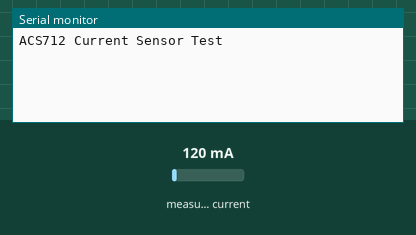
Bench run of a sketch on a simulated ESP32. Parts: the last lines printed to the serial monitor. The inputs (shaded band) are chosen by the test bench; at power-on: measured current 120 mA.

Above: at 3.2 s.
3.3 s: measured current set to 1000 mA
At 5.1 s:
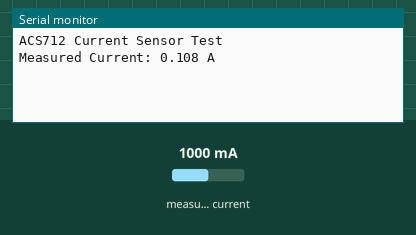
5.7 s: measured current set to 40 mA
At 8.9 s:
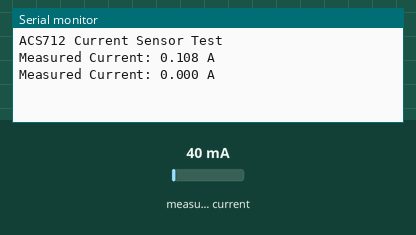

Measured:
- after the input at 3.3 s, the serial monitor: prints a new line after 0.97 s (image 1)
- after the input at 5.7 s, the serial monitor: prints a new line after 1.8 s (image 2)

The sketch:

ACS_712-ESP32-AC_Current.ino
```cpp
//when supply voltage- 4.97 v
#include "ACS712.h"

#define ACS712_PIN 34  // Analog pin where ACS712 is connected
#define VREF 3.3       // ESP32 ADC reference voltage
#define ADC_RES 4095   // ESP32 ADC resolution (12-bit)
#define SENSITIVITY 66 // ACS712 30A model sensitivity (mV/A)

ACS712 ACS(ACS712_PIN, VREF, ADC_RES, SENSITIVITY);

float zeroCurrent = .390; // Offset correction (Adjust this based on no-load readings)

void setup() {
  Serial.begin(115200);
  Serial.println("ACS712 Current Sensor Test");
  delay(2000);  // Allow time for the sensor to stabilize
}

void loop() {
  float current = readCurrent();

  Serial.print("Measured Current: ");
  Serial.print(current, 3); // Show 3 decimal places
  Serial.println(" A");

  delay(1000); // Wait 1 second before the next reading
}

float readCurrent() {
  float average = 0;
  int samples = 100; // Number of readings for averaging

  for (int i = 0; i < samples; i++) {
    average += ACS.mA_AC();  // Read AC current in milliamps
    delay(2);  // Small delay between samples to reduce noise
  }

  float current_A = abs(average / samples) / 1000.0; // Convert mA to A

  // Offset correction
  current_A -= zeroCurrent;   // Subtract the idle value

  if (current_A < 0.005) current_A = 0; // Ignore small fluctuations

  return current_A;
}
```
